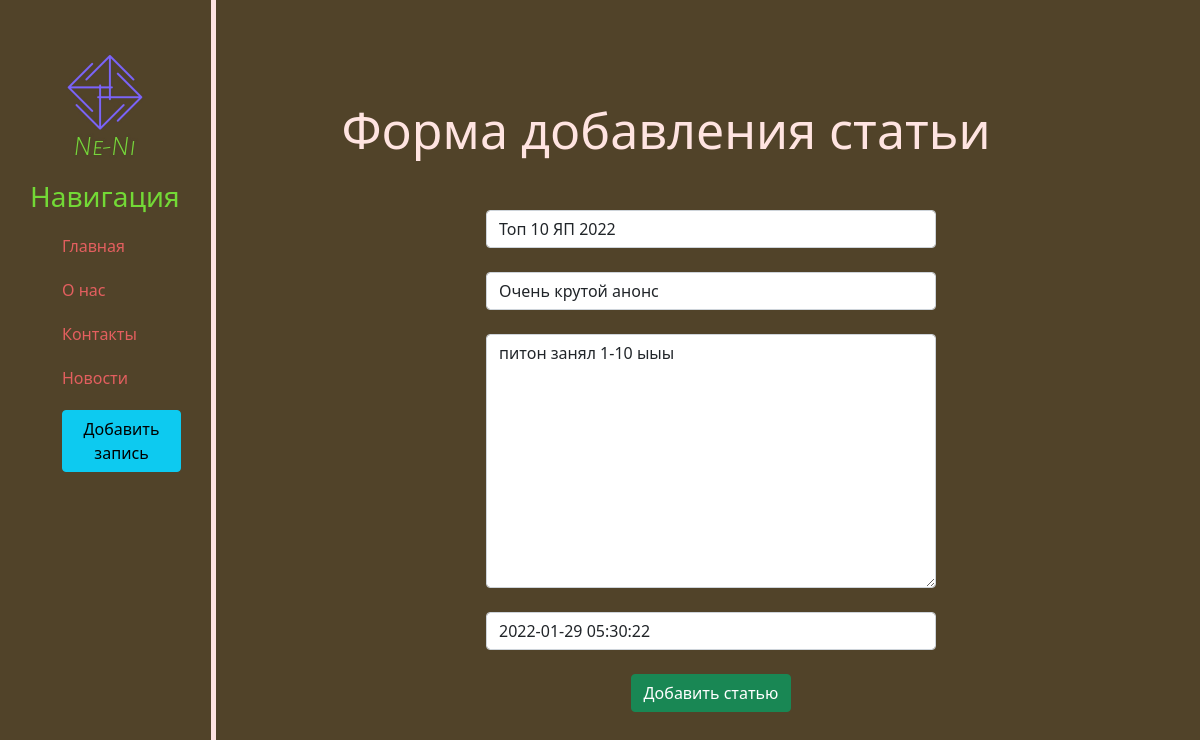
The page /news/2/update on the database its author committed.
### news/models.py (models this page shows, shortened)
class Article(models.Model):
    title = models.CharField('Название', max_length=50,)
    anons = models.CharField('Анонс', max_length=250)
    full_text = models.TextField('Статья')
    date = models.DateTimeField('Дата публикации')
    class Meta:
        verbose_name = 'Новость'
        verbose_name_plural = 'Новости'

### news/views.py (the view)
# urls.py: path('<int:pk>/update', views.NewsUpdateView.as_view(), name = "news-update"),
class NewsUpdateView(UpdateView):
    model = Article
    template_name = "news/create.html"
    form_class = ArticleForm

### news/forms.py
class ArticleForm(ModelForm):
    class Meta:
        model = Article
        fields = ["title", "anons", "full_text", "date", ]
        widgets = {"title": TextInput(attrs={'class': 'form-control', 'placeholder': 'Название сатьи', }),
            "anons": TextInput(attrs={'class': 'form-control', 'placeholder': 'Анонс статьи', }),
            "date": DateTimeInput(attrs={'class': 'form-control', 'placeholder': 'Дата публикации', }),
            "full_text": Textarea(attrs={'class': 'form-control', 'placeholder': 'Текст статьи', }),
        }

### news/templates/news/create.html (shortened to what this page needs)
{% extends 'main/layout.html' %}
{% block content%}
    <div class="features">
        <h1>Форма добавления статьи</h1>
        <form  method="post">
            {{ form.title }}<br>
            {{ form.anons }}<br>
            {{ form.full_text }}<br>
            {{ form.date }}<br>
            <button class="btn btn-success" type="submit">Добавить статью</button>
        </form>
    </div>
{% endblock %}

### main/static/main/css/main.css (style rules this page uses)
body { background: #514329; }
main .features { float: left; color: mistyrose; margin-top: 100px; text-align: center; width: 75%; }
main .features h1 { font-size: 50px; }
form { margin-left: 30%; width: 450px; margin-top: 50px; }

### rows shown on the page
Article: title "Топ 10 ЯП 2022", anons "Очень крутой анонс", full_text "питон занял 1-10 ыыы", date "2022-01-29 05:30:22"
